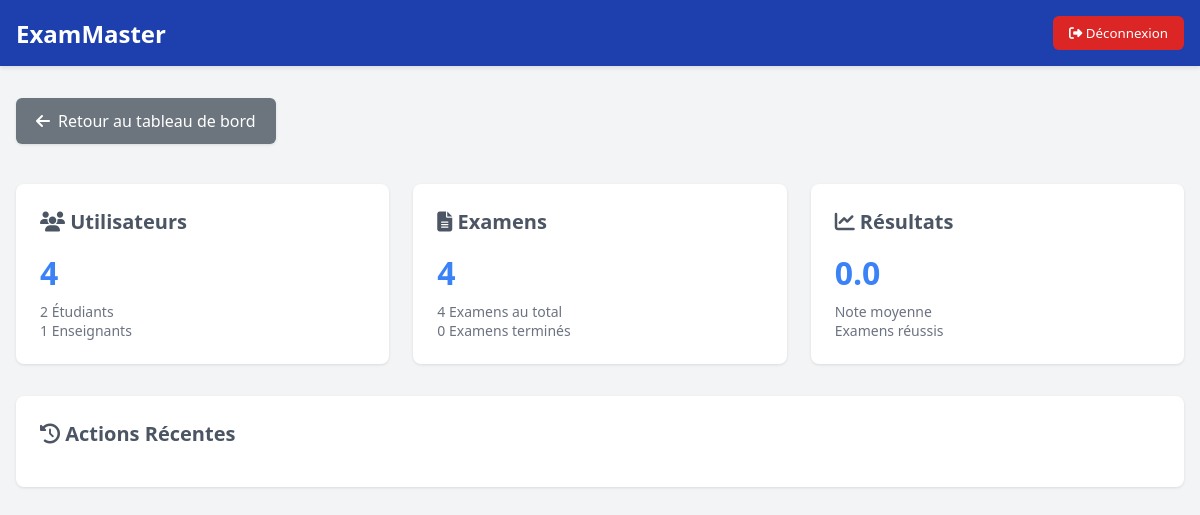
The app's page /admin/statistique.php (signed in), older data.
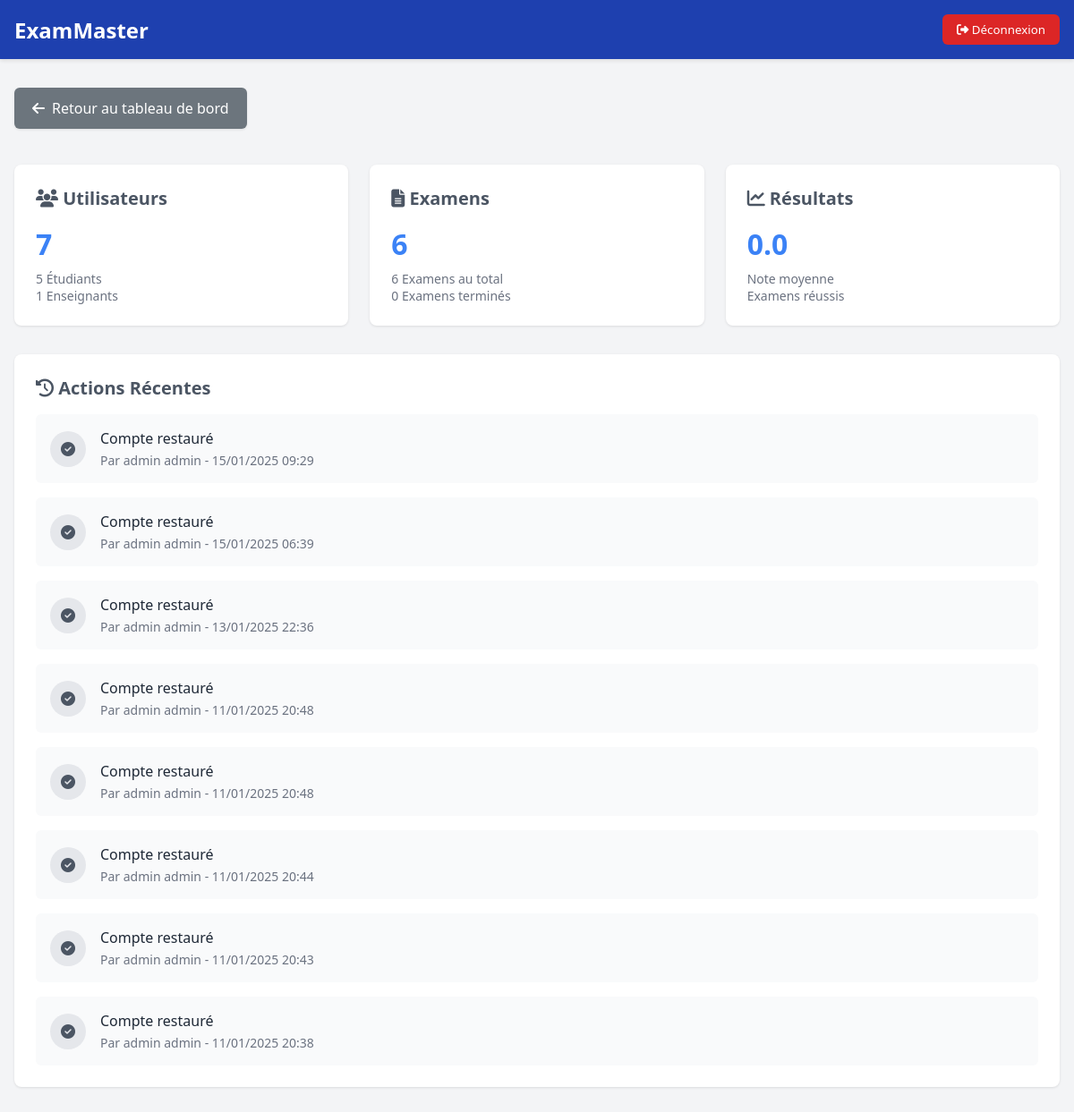
The same page, newer data.
### tables this page shows
CREATE TABLE `notifications` (
  `id` int(11) NOT NULL,
  `user_id` int(11) NOT NULL,
  `title` varchar(255) NOT NULL,
  `message` text NOT NULL,
  `type` enum('info','warning','success','error') NOT NULL DEFAULT 'info',
  `priority` enum('basse','moyenne','haute') NOT NULL DEFAULT 'moyenne',
  `link` varchar(255) DEFAULT NULL,
  `is_read` tinyint(1) DEFAULT 0,
  `created_at` timestamp NULL DEFAULT current_timestamp()
);

CREATE TABLE `users` (
  `id` int(11) NOT NULL,
  `firstname` varchar(100) NOT NULL,
  `lastname` varchar(100) NOT NULL,
  `email` varchar(100) NOT NULL,
  `password` varchar(255) NOT NULL,
  `role` enum('Administrateur','Enseignant','Etudiant') NOT NULL,
  `created_at` timestamp NULL DEFAULT current_timestamp(),
  `updated_at` timestamp NULL DEFAULT current_timestamp() ON UPDATE current_timestamp(),
  `deleted_at` timestamp NULL DEFAULT NULL,
  `status` enum('pending','approved','rejected') DEFAULT NULL
);

### admin/statistique.php (the view, shortened to what this page needs)
<?php
require_once '../config/connection.php';
$users_query = "SELECT COUNT(*) as total_users,
    SUM(CASE WHEN role = 'Etudiant' THEN 1 ELSE 0 END) as total_students,
    SUM(CASE WHEN role = 'Enseignant' THEN 1 ELSE 0 END) as total_teachers
    FROM users";
$stmt = $conn->query($users_query);
$users_stats = $stmt->fetch(PDO::FETCH_ASSOC);
$exams_query = "SELECT COUNT(*) as total_exams,
    SUM(CASE WHEN status = 'published' THEN 1 ELSE 0 END) as active_exams,
    SUM(CASE WHEN status = 'completed' THEN 1 ELSE 0 END) as completed_exams
    FROM exams";
$stmt = $conn->query($exams_query);
$exams_stats = $stmt->fetch(PDO::FETCH_ASSOC);
$recent_actions_query = "SELECT n.*, u.firstname, u.lastname
    FROM notifications n
    JOIN users u ON n.user_id = u.id
    ORDER BY n.created_at DESC
    LIMIT 10";
$stmt = $conn->query($recent_actions_query);
$recent_actions = $stmt->fetchAll(PDO::FETCH_ASSOC);
$results_query = "SELECT
    COUNT(*) as total_results,
    SUM(CASE WHEN status = 'passed' THEN 1 ELSE 0 END) as passed_count,
    AVG(score) as average_score
    FROM exam_results";
$stmt = $conn->query($results_query);
$results_stats = $stmt->fetch(PDO::FETCH_ASSOC);
?>
<!DOCTYPE html>
<html lang="fr">
<head>
    <link rel="stylesheet" href="https://cdnjs.cloudflare.com/ajax/libs/font-awesome/6.4.0/css/all.min.css">
</head>
<body>
    <nav class="navbar">
        <div class="navbar-content">
            <div class="brand">ExamMaster</div>
            <form method="POST" action="../auth/logout.php" style="display: inline;">
                <button type="submit" name="logout" class="logout-btn">
                    <i class="fas fa-sign-out-alt"></i> Déconnexion
                </button>
            </form>
        </div>
    </nav>
    <div class="container">    <a href="dashboard.php" class="back-btn">
                <i class="fas fa-arrow-left"></i> Retour au tableau de bord
            </a>
        <div class="stats-grid">
            <div class="stat-card">
                <h3><i class="fas fa-users"></i> Utilisateurs</h3>
                <div class="stat-value"><?php echo $users_stats['total_users']; ?></div>
                <div class="stat-subtext">
                    <?php echo $users_stats['total_students']; ?> Étudiants<br>
                    <?php echo $users_stats['total_teachers']; ?> Enseignants
                </div>
            </div>
            <div class="stat-card">
                <h3><i class="fas fa-file-alt"></i> Examens</h3>
                <div class="stat-value"><?php echo $exams_stats['active_exams']; ?></div>
                <div class="stat-subtext">
                    <?php echo $exams_stats['total_exams']; ?> Examens au total<br>
                    <?php echo $exams_stats['completed_exams']; ?> Examens terminés
                </div>
            </div>
            <div class="stat-card">
                <h3><i class="fas fa-chart-line"></i> Résultats</h3>
                <div class="stat-value"><?php echo number_format($results_stats['average_score'], 1); ?></div>
                <div class="stat-subtext">
                    Note moyenne<br>
                    <?php echo $results_stats['passed_count']; ?> Examens réussis
                </div>
            </div>
        </div>
        <div class="recent-actions">
            <h3><i class="fas fa-history"></i> Actions Récentes</h3>
            <div class="action-list">
                <?php foreach ($recent_actions as $action): ?>
                    <div class="action-item">
                        <div class="action-icon">
                            <?php
                            $icon = 'info-circle';
                            switch ($action['type']) {
                                case 'success': $icon = 'check-circle'; break;
                            }
                            ?>
                            <i class="fas fa-<?php echo $icon; ?>"></i>
                        </div>
                        <div class="action-content">
                            <div class="action-title"><?php echo htmlspecialchars($action['title']); ?></div>
                            <div class="action-meta">
                                Par <?php echo htmlspecialchars($action['firstname'] . ' ' . $action['lastname']); ?> -
                                <?php echo date('d/m/Y H:i', strtotime($action['created_at'])); ?>
                            </div>
                        </div>
                    </div>
                <?php endforeach; ?>
            </div>
        </div>
    </div>
</body>
</html>

Row changes from the older to the newer data that the page shows:
added notifications: title "Compte restauré", user.lastname "admin admin", created_at "15/01/2025 09:29"
added notifications: title "Compte restauré", user.lastname "admin admin", created_at "15/01/2025 06:39"
added notifications: title "Compte restauré", user.lastname "admin admin", created_at "13/01/2025 22:36"
added notifications: title "Compte restauré", user.lastname "admin admin", created_at "11/01/2025 20:48"
added notifications: title "Compte restauré", user.lastname "admin admin", created_at "11/01/2025 20:48"
added notifications: title "Compte restauré", user.lastname "admin admin", created_at "11/01/2025 20:44"
added notifications: title "Compte restauré", user.lastname "admin admin", created_at "11/01/2025 20:43"
added notifications: title "Compte restauré", user.lastname "admin admin", created_at "11/01/2025 20:38"
Text that changed along with them:
$users_stats['total_users']: "4" → "7"
$users_stats['total_students']: "2" → "5"
$exams_stats['active_exams']: "4" → "6"
$exams_stats['total_exams']: "4" → "6"
